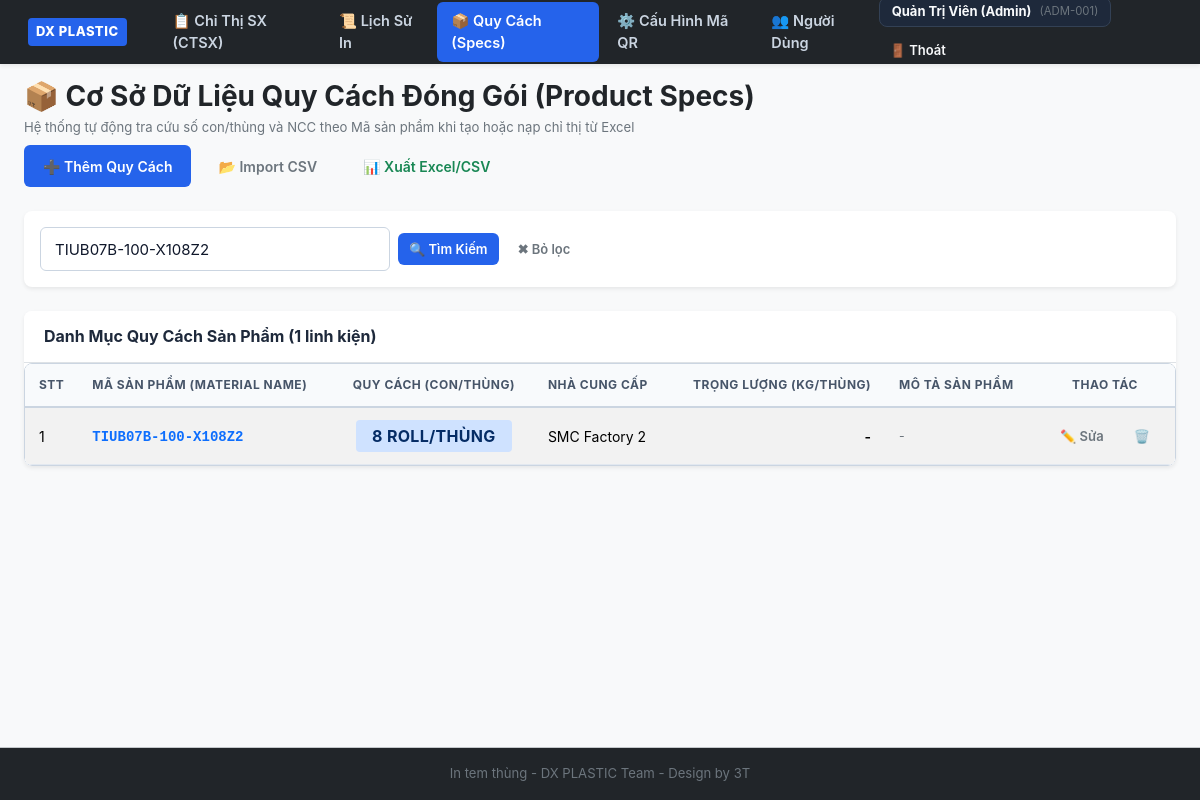
Page /specs.php?k=TIUB07B-100-X108Z2 (signed in) on the committed database.
### tables this page shows
CREATE TABLE `product_specs` (
  `id` int(11) NOT NULL,
  `product_code` varchar(100) NOT NULL COMMENT 'Mã sản phẩm (Material Name)',
  `pack_qty` int(11) NOT NULL DEFAULT 1 COMMENT 'Quy cách đóng gói (số con / thùng)',
  `supplier` varchar(100) DEFAULT '' COMMENT 'Nhà cung cấp liên kết',
  `weight_per_box` decimal(8,3) DEFAULT 0.000 COMMENT 'Trọng lượng thùng (Kg)',
  `unit` varchar(20) DEFAULT 'pcs' COMMENT 'Đơn vị tính',
  `description` varchar(255) DEFAULT '' COMMENT 'Mô tả chi tiết linh kiện / sản phẩm',
  `created_at` datetime DEFAULT current_timestamp(),
  `updated_at` datetime DEFAULT current_timestamp() ON UPDATE current_timestamp()
);

### includes/auth.php (called while the page is built, shortened)
<?php
function isLoggedIn() {
    return isset($_SESSION['user_id']) && !empty($_SESSION['user_id']);
}
function hasRole($roles) {
    $currentRole = $_SESSION['role'] ?? 'viewer';
    if (is_array($roles)) {
        return in_array($currentRole, $roles);
    }
    return $currentRole === $roles;
}
function isAdmin() {
    return hasRole('admin');
}

### specs.php (the view, shortened to what this page needs)
<?php
require_once __DIR__ . '/includes/header.php';
$pdo = getDbConnection();
$searchKeyword = trim($_GET['k'] ?? '');
$sql = "SELECT * FROM `product_specs` WHERE 1=1";
$params = [];
if (!empty($searchKeyword)) {
    $sql .= " AND (`product_code` LIKE ? OR `supplier` LIKE ? OR `description` LIKE ?)";
    $kParam = "%{$searchKeyword}%";
    $params = [$kParam, $kParam, $kParam];
}
$sql .= " ORDER BY `product_code` ASC";
$stmt = $pdo->prepare($sql);
$stmt->execute($params);
$specsList = $stmt->fetchAll();
?>
<div class="d-flex justify-content-between align-items-center mb-4 flex-wrap gap-2">
    <div>
        <h1 class="h3 fw-bold text-dark mb-1">📦 Cơ Sở Dữ Liệu Quy Cách Đóng Gói (Product Specs)</h1>
        <p class="text-secondary small mb-0">Hệ thống tự động tra cứu số con/thùng và NCC theo Mã sản phẩm khi tạo hoặc nạp chỉ thị từ Excel</p>
    </div>
    <div class="d-flex gap-2 flex-wrap">
        <button type="button" class="btn btn-primary" onclick="openSpecModal()">
            ➕ Thêm Quy Cách
        </button>
        <button type="button" class="btn btn-outline-secondary" onclick="openImportSpecModal()">
            📂 Import CSV
        </button>
        <a href="export.php?type=specs&k=<?= urlencode($searchKeyword) ?>" class="btn btn-outline-success">
            📊 Xuất Excel/CSV
        </a>
    </div>
</div>
<div class="card border-0 shadow-sm rounded-3 mb-4">
    <div class="card-body p-3">
        <form method="GET" action="specs.php" class="d-flex gap-2 flex-wrap align-items-center">
            <input type="text" name="k" class="form-control form-control-sm" style="max-width: 350px;"
                   placeholder="Tìm kiếm mã sản phẩm, nhà cung cấp..." value="<?= htmlspecialchars($searchKeyword) ?>">
            <button type="submit" class="btn btn-sm btn-primary">🔍 Tìm Kiếm</button>
            <?php if (!empty($searchKeyword)): ?>
                <a href="specs.php" class="btn btn-sm btn-outline-secondary">✖ Bỏ lọc</a>
            <?php endif; ?>
        </form>
    </div>
</div>
<div class="card border-0 shadow-sm rounded-3">
    <div class="card-header bg-white py-3 border-bottom d-flex justify-content-between align-items-center">
        <h5 class="card-title mb-0 fw-bold">Danh Mục Quy Cách Sản Phẩm (<?= count($specsList) ?> linh kiện)</h5>
    </div>
    <div class="card-body p-0">
        <div class="table-responsive">
            <table class="table table-hover table-striped align-middle mb-0">
                <thead class="table-light">
                    <tr>
                        <th style="width: 50px;">STT</th>
                        <th>Mã Sản Phẩm (Material Name)</th>
                        <th style="text-align: center;">Quy Cách (con/thùng)</th>
                        <th>Nhà Cung Cấp</th>
                        <th style="text-align: right;">Trọng Lượng (Kg/thùng)</th>
                        <th>Mô Tả Sản Phẩm</th>
                        <th style="text-align: center; width: 140px;">Thao Tác</th>
                    </tr>
                </thead>
                <tbody>
                    <?php if (empty($specsList)): ?>
                        <tr>
                            <td colspan="7" class="text-center py-4 text-muted">
                                Chưa có quy cách sản phẩm nào trong hệ thống.
                            </td>
                        </tr>
                    <?php else: ?>
                        <?php foreach ($specsList as $i => $s): ?>
                        <tr>
                            <td><?= $i + 1 ?></td>
                            <td>
                                <strong class="text-primary font-monospace"><?= htmlspecialchars($s['product_code']) ?></strong>
                            </td>
                            <td style="text-align: center;">
                                <span class="badge bg-primary-subtle text-primary-emphasis px-3 py-2 fs-6">
                                    <?= (int)$s['pack_qty'] ?> <?= htmlspecialchars($s['unit']) ?>/thùng
                                </span>
                            </td>
                            <td><?= htmlspecialchars($s['supplier'] ?: '-') ?></td>
                            <td style="text-align: right; font-weight: 600;">
                                <?= $s['weight_per_box'] > 0 ? number_format($s['weight_per_box'], 3) . ' Kg' : '-' ?>
                            </td>
                            <td class="small text-secondary"><?= htmlspecialchars($s['description'] ?: '-') ?></td>
                            <td style="text-align: center;">
                                <button type="button" class="btn btn-sm btn-outline-secondary me-1"
                                        onclick='editSpec(<?= htmlspecialchars(json_encode($s), ENT_QUOTES, "UTF-8") ?>)' title="Chỉnh sửa">
                                    ✏️ Sửa
                                </button>
                                <?php if (isAdmin()): ?>
                                    <a href="specs.php?delete_id=<?= $s['id'] ?>" class="btn btn-sm btn-outline-danger"
                                       onclick="return confirm('Xác nhận xóa quy cách mã <?= htmlspecialchars($s['product_code']) ?>?');" title="Xóa">
                                        🗑️
                                    </a>
                                <?php endif; ?>
                            </td>
                        </tr>
                        <?php endforeach; ?>
                    <?php endif; ?>
                </tbody>
            </table>
        </div>
    </div>
</div>
<?php require_once __DIR__ . '/includes/footer.php'; ?>

### assets/css/factory.css (style rules this page uses)
:root { --primary: #1e40af; --primary-hover: #1d4ed8; --primary-light: #dbeafe; --secondary: #475569; --success: #15803d; --success-light: #dcfce7; --warning: #b45309; --warning-light: #fef3c7; --danger: #b91c1c; --danger-light: #fee2e2; --dark: #0f172a; --surface: #ffffff; --background: #f1f5f9; --border: #cbd5e1; --text-main: #0f172a; --text-muted: #64748b; --radius: 8px; --shadow: 0 4px 6px -1px rgba(0, 0, 0, 0.1), 0 2px 4px -2px rgba(0, 0, 0, 0.1); --shadow-lg: 0 10px 15px -3px rgba(0, 0, 0, 0.1), 0 4px 6px -4px rgba(0, 0, 0, 0.1); }
* { box-sizing: border-box; margin: 0; padding: 0; }
body { font-family: -apple-system, BlinkMacSystemFont, "Segoe UI", Roboto, "Helvetica Neue", Arial, sans-serif; background-color: var(--background); color: var(--text-main); line-height: 1.5; font-size: 15px; min-height: 100vh; display: flex; flex-direction: column; }
.card { background: var(--surface); border-radius: var(--radius); border: 1px solid var(--border); box-shadow: var(--shadow); margin-bottom: 24px; overflow: hidden; }
.card-header { padding: 16px 20px; background-color: #f8fafc; border-bottom: 1px solid var(--border); display: flex; align-items: center; justify-content: space-between; }
.card-title { font-size: 16px; font-weight: 700; color: #1e293b; display: flex; align-items: center; gap: 8px; }
.card-body { padding: 20px; }
.form-control { width: 100%; height: 44px; padding: 8px 14px; font-size: 15px; border: 1.5px solid var(--border); border-radius: 6px; background-color: #ffffff; color: var(--text-main); transition: all 0.15s ease; }
.btn { display: inline-flex; align-items: center; justify-content: center; gap: 8px; height: 42px; padding: 0 18px; font-size: 14px; font-weight: 600; border-radius: 6px; border: 1px solid transparent; cursor: pointer; text-decoration: none; transition: all 0.15s ease; white-space: nowrap; }
.btn-sm { height: 32px; padding: 0 10px; font-size: 13px; }
.btn-primary { background-color: #2563eb; color: #ffffff; }
.table-responsive { width: 100%; overflow-x: auto; border: 1px solid var(--border); border-radius: var(--radius); }
.table { width: 100%; border-collapse: collapse; background: #ffffff; font-size: 14px; text-align: left; }
.table th { background-color: #f8fafc; color: #475569; font-weight: 700; text-transform: uppercase; font-size: 12px; letter-spacing: 0.5px; padding: 12px 14px; border-bottom: 2px solid var(--border); white-space: nowrap; }
.table td { padding: 12px 14px; border-bottom: 1px solid #e2e8f0; vertical-align: middle; }
.table-striped tbody tr:nth-of-type(odd) { background-color: #fdfdfd; }
.badge { display: inline-flex; align-items: center; gap: 4px; padding: 4px 8px; border-radius: 4px; font-size: 12px; font-weight: 700; letter-spacing: 0.3px; text-transform: uppercase; }

### rows in the picture
product_specs: product_code "TIUB07B-100-X108Z2", pack_qty "8", unit "ROLL", supplier "SMC Factory 2", description "-"

### other values in the picture
$currentUser['full_name'] "Quản Trị Viên (Admin)"
$currentUser['employee_code'] "ADM-001"
count($specsList) "1"
